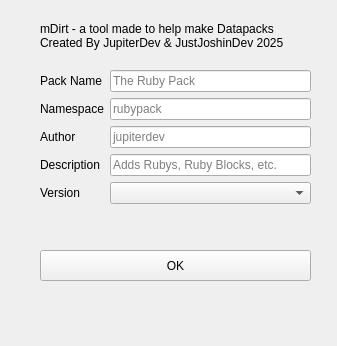
<?xml version="1.0" encoding="UTF-8"?>
<ui version="4.0">
 <class>Form</class>
 <widget class="QWidget" name="Form">
  <property name="geometry">
   <rect>
    <x>0</x>
    <y>0</y>
    <width>337</width>
    <height>346</height>
   </rect>
  </property>
  <property name="windowTitle">
   <string>Datapack Details</string>
  </property>
  <widget class="QPushButton" name="packGenerate">
   <property name="geometry">
    <rect>
     <x>40</x>
     <y>250</y>
     <width>271</width>
     <height>31</height>
    </rect>
   </property>
   <property name="toolTip">
    <string>&lt;html&gt;&lt;head/&gt;&lt;body&gt;&lt;p&gt;Sets the details!&lt;/p&gt;&lt;/body&gt;&lt;/html&gt;</string>
   </property>
   <property name="text">
    <string>OK</string>
   </property>
  </widget>
  <widget class="QWidget" name="formLayoutWidget">
   <property name="geometry">
    <rect>
     <x>40</x>
     <y>70</y>
     <width>271</width>
     <height>141</height>
    </rect>
   </property>
   <layout class="QFormLayout" name="formLayout">
    <item row="0" column="0">
     <widget class="QLabel" name="packNameLabel">
      <property name="text">
       <string>Pack Name</string>
      </property>
     </widget>
    </item>
    <item row="0" column="1">
     <widget class="QLineEdit" name="packName">
      <property name="toolTip">
       <string>&lt;html&gt;&lt;head/&gt;&lt;body&gt;&lt;p&gt;The name of your Data &amp;amp; Resource packs!&lt;/p&gt;&lt;/body&gt;&lt;/html&gt;</string>
      </property>
      <property name="placeholderText">
       <string>The Ruby Pack</string>
      </property>
     </widget>
    </item>
    <item row="1" column="0">
     <widget class="QLabel" name="packNamespaceLabel">
      <property name="text">
       <string>Namespace</string>
      </property>
     </widget>
    </item>
    <item row="1" column="1">
     <widget class="QLineEdit" name="packNamespace">
      <property name="toolTip">
       <string>&lt;html&gt;&lt;head/&gt;&lt;body&gt;&lt;p&gt;The namespace for your packs. This is what the game uses to recognize your packs.&lt;/p&gt;&lt;/body&gt;&lt;/html&gt;</string>
      </property>
      <property name="placeholderText">
       <string>rubypack</string>
      </property>
     </widget>
    </item>
    <item row="2" column="0">
     <widget class="QLabel" name="packAuthorLabel">
      <property name="text">
       <string>Author</string>
      </property>
     </widget>
    </item>
    <item row="2" column="1">
     <widget class="QLineEdit" name="packAuthor">
      <property name="whatsThis">
       <string>&lt;html&gt;&lt;head/&gt;&lt;body&gt;&lt;p&gt;You!&lt;/p&gt;&lt;/body&gt;&lt;/html&gt;</string>
      </property>
      <property name="placeholderText">
       <string>jupiterdev</string>
      </property>
     </widget>
    </item>
    <item row="3" column="0">
     <widget class="QLabel" name="packDescriptionLabel">
      <property name="text">
       <string>Description</string>
      </property>
     </widget>
    </item>
    <item row="3" column="1">
     <widget class="QLineEdit" name="packDescription">
      <property name="toolTip">
       <string>&lt;html&gt;&lt;head/&gt;&lt;body&gt;&lt;p&gt;The description for your packs!&lt;/p&gt;&lt;/body&gt;&lt;/html&gt;</string>
      </property>
      <property name="placeholderText">
       <string>Adds Rubys, Ruby Blocks, etc.</string>
      </property>
     </widget>
    </item>
    <item row="4" column="0">
     <widget class="QLabel" name="packVersionLabel">
      <property name="text">
       <string>Version</string>
      </property>
     </widget>
    </item>
    <item row="4" column="1">
     <widget class="QComboBox" name="packVersion">
      <property name="toolTip">
       <string>&lt;html&gt;&lt;head/&gt;&lt;body&gt;&lt;p&gt;The version your packs will work for.&lt;br/&gt;&lt;span style=&quot; font-weight:700;&quot;&gt;1.21.4 highly recommended!&lt;/span&gt;&lt;/p&gt;&lt;/body&gt;&lt;/html&gt;</string>
      </property>
     </widget>
    </item>
   </layout>
  </widget>
  <widget class="QLabel" name="titleLabel">
   <property name="geometry">
    <rect>
     <x>40</x>
     <y>10</y>
     <width>271</width>
     <height>51</height>
    </rect>
   </property>
   <property name="text">
    <string>mDirt - a tool made to help make Datapacks
Created By JupiterDev &amp; JustJoshinDev 2025</string>
   </property>
  </widget>
 </widget>
 <resources/>
 <connections/>
</ui>
